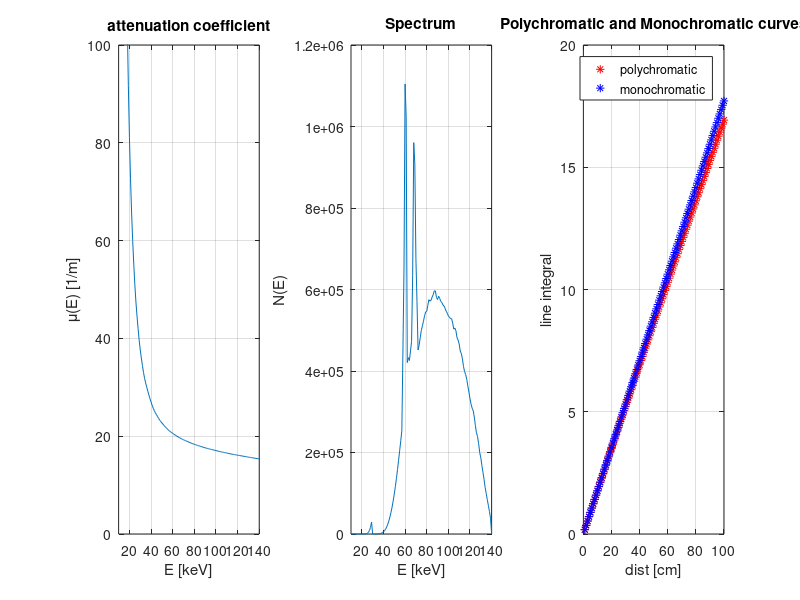

Write MATLAB code to recreate this figure.
%======================================================================
% Compute polychromatic and monocromatic curves for water beamhardening
% (Based on a program by Arif Muhammad.)
% Maria 2012-02-14
% Updated by Maria 2013-10-25 (larger WBHC tables)
% Updated by Maria 2014-07-22 (drasim spectra)
%======================================================================

%% Read spectra
%% ------------
load spectra_slice113B.mat
spect = zeros(136,2);
spect(:,1) = currSpectHigh(1:136,1);
spect(:,2) = currSpectHigh(1:136,2);

% Read water attenuation data
%----------------------------
Wdens = 1; % water density
load water.mat

% Save to matrix
%---------------
F = zeros(140,3);
F(:,1) = 1:140;
k = 1;
pos = 1;
while abs(spect(pos,1)- k) > 0.1
  k = k + 1;
end
while (k < 141)
  F(k,2) = spect(pos,2);
  k = k + 1;
  pos = pos + 1;
end 
k = 1;
pos = 1;
while (k < 141)
  while abs(1000 * f(pos,1)- k) > 0.1
    pos = pos + 1;
  end
  F(k,3) = Wdens * (f(pos,2) + f(pos,3) + f(pos,4));
  k = k + 1;
end 

% Plot spectrum and water attenuation
%------------------------------------
figure(2)
subplot(1,3,1), plot(F(:,1),100*Wdens*F(:,3)) 
title('attenuation coefficient')
xlabel('E [keV]'); ylabel('\mu(E) [1/m]');
axis([10 140 0 100])
grid
subplot(1,3,2),plot(F(:,1),F(:,2))
title('Spectrum')
xlabel('E [keV]'), ylabel('N(E)')
xlim([10 140]), grid

% Some initializations
%---------------------
E    = F(:,1);          % spectrum energies 0-140(kev)   
N    = F(:,2);          % number of photons
mukV = F(:,3);          % attenuation coefficient, diff kV
I    = zeros(1,100);    % initialize intensity at detector
IkV  = zeros(1,139);    % initialize intensity at detector, diff KV

% Compute incoming intensity
%---------------------------
IkV = 0*IkV;
for k = 2:139
  IkV(k) = E(k) * N(E(k)) * (E(k+1) - E(k-1));
end
I0 = sum(IkV)/2;
  
% Loop over different distances (1-100cm) and 
% compute intensity at detector
%--------------------------------------------
for dist = 1:100;
  for k = 2:139;
    IkV(k) = E(k) * N(E(k)) * exp(-mukV(E(k))*dist) * (E(k+1) - E(k-1));
  end
  I(dist) = sum(IkV)/2;
end  
  
% Compute effective attenuation coefficient 
% (according to Arif o Maria)  
%------------------------------------------
mu_E = zeros(1,139);
for k = 2:139;     
  mu_E(k) = E(k) * N(E(k)) * mukV(E(k)) * (E(k+1) - E(k-1));
end
muEff = sum(mu_E)/(2*I0);
    
% Compute and plot polychromatic and monocromatic curves
%-------------------------------------------------------
distax = 1:100;
monocr = muEff * distax;
polycr = -log(I/I0);
subplot(1,3,3); plot(distax, polycr, '*r', distax, monocr, '*b');
title('Polychromatic and Monochromatic curves');
xlabel('dist [cm]');
ylabel('line integral');
legend('polychromatic','monochromatic')
grid;

save polycr140Sn polycr
save muEff140Sn muEff
